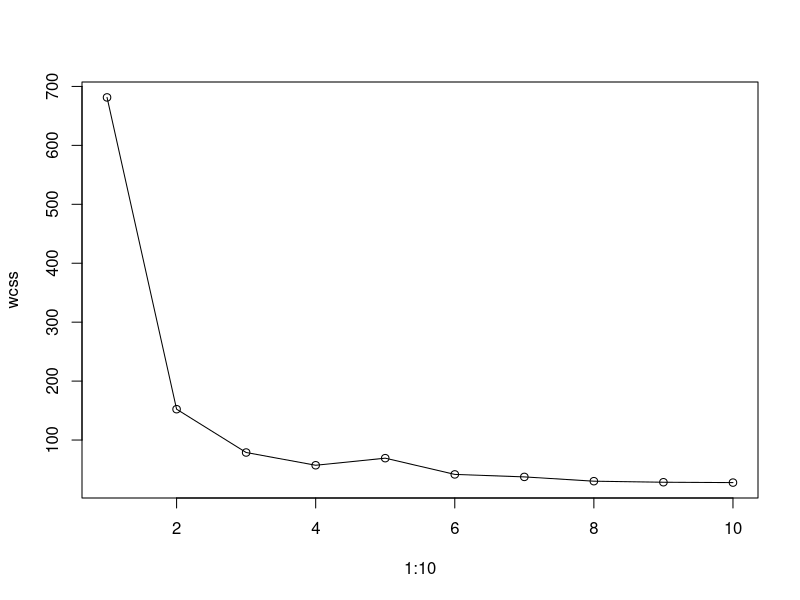

Reproduce this figure in R.
iris1=iris[,1:4]
model3=kmeans(iris1,3)
print(model3)
print(model3$centers)
print(model3$withinss)
print(model3$tot.withinss)
print(model3$size)
print(model3$betweenss)
wcss=vector()
for(i in 1:10){
  wcss[i]=kmeans(iris1,i)$tot.withinss
}
plot(1:10,wcss,type='o')